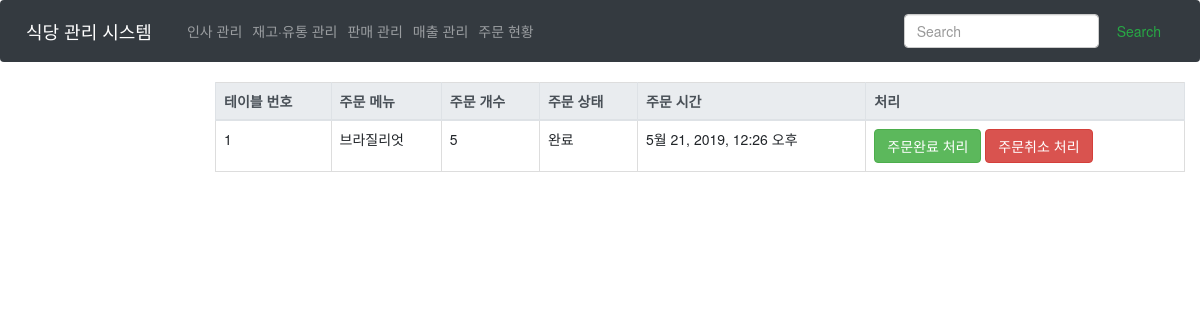
Page /Order/State/ on the committed database.
### Main/models.py (models this page shows, shortened)
class Table_order(models.Model):
    to_menu = models.ForeignKey("Main.Menu", verbose_name="메뉴", on_delete=models.CASCADE)
    to_count = models.PositiveIntegerField(verbose_name="개수")
    to_status = models.CharField(verbose_name="주문 상태", max_length=10)
    to_order_sheet = models.ForeignKey("Main.Order_sheet", verbose_name="주문서", on_delete=models.CASCADE, null=True)

class Order_sheet(models.Model):
    os_table_no = models.PositiveIntegerField(verbose_name="테이블 번호")
    os_amount = models.PositiveIntegerField(verbose_name="총액")
    os_order_date = models.DateTimeField(verbose_name="주문 시간", auto_now=True)
    os_status = models.BooleanField(verbose_name='활성여부', default=True)

class Menu(models.Model):
    m_name = models.CharField(max_length=20, verbose_name="메뉴 이름")
    m_price = models.PositiveIntegerField(verbose_name="가격")
    m_explain = models.CharField(max_length=100, verbose_name="설명")
    m_pic = models.ImageField(verbose_name="사진", null=True, blank=True, upload_to=directory_url)
    def __str__(self):
        return self.m_name

### Main/views.py (the view)
# urls.py: path('Order/State/', views.orderState, name='orderState'),
def orderState(request):
    order = Table_order.objects.all()
    return render(request, 'Main/Order_State/index.html', {'orders' : order})

### Main/templates/Main/Order_State/index.html (shortened to what this page needs)
{% extends 'Main/Based/main.html' %}
{% block content %}
<table class="table table-hover table-bordered">
    <thead class="thead thead-light">
        <th>테이블 번호</th>
        <th>주문 메뉴</th>
        <th>주문 개수</th>
        <th>주문 상태</th>
        <th>주문 시간</th>
        <th>처리</th>
    </thead>
    <tbody>
        {% for order in orders %}
        <tr>
            <td>{{order.to_order_sheet.os_table_no}}</td>
            <td>{{order.to_menu}}</td>
            <td>{{order.to_count}}</td>
            <td id="order{{order.pk}}">{{order.to_status}}</td>
            <td><span id="time{{order.pk}}">{{order.to_order_sheet.os_order_date}}</span> <span id="pasttime{{order.pk}}"></span></td>
            <td>
                <button class="btn btn-success" onclick="doneOrder({{order.pk}})">주문완료 처리</button>
                <button class="btn btn-danger" onclick="cancelOrder({{order.pk}})">주문취소 처리</button>
            </td>
        </tr>
    {% endfor %}
    </tbody>
</table>
{% endblock %}

### rows in the picture
Table_order: to_order_sheet.os_table_no "1", to_menu "브라질리엇", to_count "5", to_status "완료", to_order_sheet.os_order_date "5월 21, 2019, 12:26 오후"
